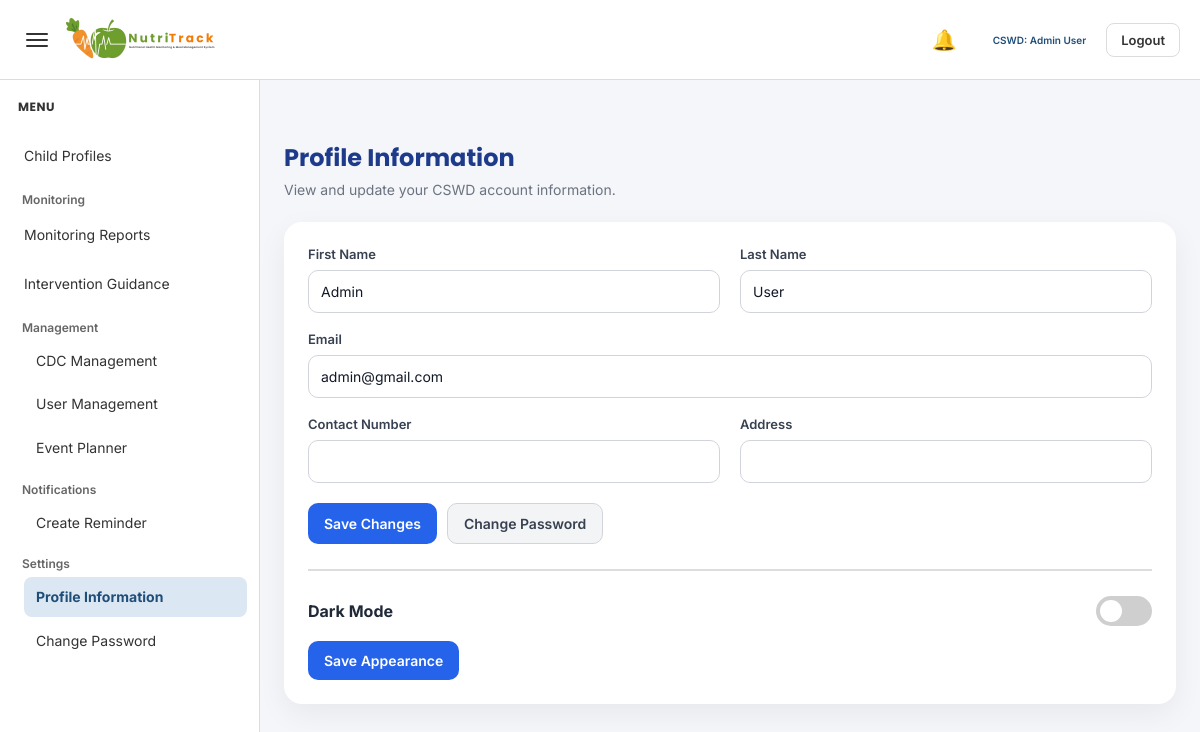
Screenshot of /admin/settings.php (signed in) with the database file from the repository.
### tables this page shows
CREATE TABLE `users` (
  `user_id` int(11) NOT NULL,
  `role_id` int(11) DEFAULT NULL,
  `first_name` varchar(100) DEFAULT NULL,
  `last_name` varchar(100) DEFAULT NULL,
  `email` varchar(100) DEFAULT NULL,
  `password` varchar(255) DEFAULT NULL,
  `contact_number` varchar(20) DEFAULT NULL,
  `address` text DEFAULT NULL,
  `created_at` timestamp NOT NULL DEFAULT current_timestamp(),
  `last_active` datetime DEFAULT NULL
);

### admin/settings.php (the view, shortened to what this page needs)
<?php
include '../config/database.php';
$user_id = $_SESSION['user_id'];
$stmt = $conn->prepare("SELECT first_name, last_name, email, contact_number, address FROM users WHERE user_id = ? LIMIT 1");
$stmt->bind_param("i", $user_id);
$stmt->execute();
$result = $stmt->get_result();
$user = $result->fetch_assoc();
?>
<!DOCTYPE html>
<html lang="en">
<head>
    <link rel="stylesheet" href="../assets/admin/admin-style.css">
    <link rel="stylesheet" href="../assets/admin/admin_settings.css">
</head>
<body class="<?php echo (isset($_SESSION['theme_mode']) && $_SESSION['theme_mode'] === 'dark') ? 'dark-mode' : ''; ?>">
<?php include '../includes/admin_sidebar.php'; ?>
<?php include '../includes/admin_topbar.php'; ?>
<div class="main-content" id="mainContent">
    <div class="page-header">
        <h1>Profile Information</h1>
        <p>View and update your CSWD account information.</p>
    </div>
    <div class="profile-card">
        <form method="POST">
            <div class="form-grid">
                <div class="form-group">
                    <label>First Name</label>
                    <input type="text" name="first_name" value="<?php echo htmlspecialchars($user['first_name']); ?>" required>
                </div>
                <div class="form-group">
                    <label>Last Name</label>
                    <input type="text" name="last_name" value="<?php echo htmlspecialchars($user['last_name']); ?>" required>
                </div>
                <div class="form-group full">
                    <label>Email</label>
                    <input type="email" name="email" value="<?php echo htmlspecialchars($user['email']); ?>" required>
                </div>
                <div class="form-group">
                    <label>Contact Number</label>
                    <input type="text" name="contact_number" value="<?php echo htmlspecialchars($user['contact_number'] ?? ''); ?>">
                </div>
                <div class="form-group">
                    <label>Address</label>
                    <input type="text" name="address" value="<?php echo htmlspecialchars($user['address'] ?? ''); ?>">
                </div>
            </div>
            <div class="form-actions">
                <button type="submit" name="update_profile" class="btn btn-primary">Save Changes</button>
                <a href="change_password.php" class="btn btn-light">Change Password</a>
            </div>
        </form>
        <hr style="margin:25px 0; border:1px solid #ddd;">
        <form method="POST">
            <div class="toggle-row">
                <strong>Dark Mode</strong>
                <label class="switch">
                    <span class="slider"></span>
                </label>
            </div>
            <button type="submit" name="save_theme" class="btn btn-primary">
                Save Appearance
            </button>
        </form>
    </div>
</div>
</body>
</html>

### assets/admin/admin-style.css (style rules this page uses)
* { box-sizing:border-box; margin:0; padding:0; }
:root { --page-bg:#eef0f3; --card-bg:#ffffff; --text-color:#333333; --muted-text:#666666; --border-color:#dcdcdc; --input-bg:#ffffff; --input-border:#cfcfcf; --readonly-bg:#f5f5f5; --hover-bg:#edf3f8; --active-bg:#dbe7f3; --accent:#1F4E79; --secondary:#2E7D32; --alert:#C0392B; --warning:#E67E22; --table-head:#f7f7f7; --blue-soft:#cfdff1; --green-soft:#dce6da; --red-soft:#eadcdc; --orange-soft:#f4e2d3; }
body { background:var(--page-bg); font-family:'Inter', sans-serif; color:var(--text-color); }
a { text-decoration:none; }
.main-content { margin-left:260px; padding:140px 24px 24px; transition:margin-left 0.25s ease; }
.page-header { margin-bottom:18px; }
.page-header h1 { font-family:'Poppins', sans-serif; font-size:24px; font-weight:700; color:var(--accent); margin-bottom:4px; }
.page-header p { font-size:14px; color:var(--muted-text); }

### assets/admin/admin_settings.css (style rules this page uses)
* { box-sizing:border-box; margin:0; padding:0; }
body { background:#f4f6f9; font-family:'Inter', sans-serif; color:#1f2937; }
.main-content { padding:140px 24px 24px; }
.page-header { margin-bottom:24px; }
.page-header h1 { font-family:'Poppins', sans-serif; font-size:24px; font-weight:700; color:#1e3a8a; margin-bottom:6px; }
.page-header p { font-size:14px; color:#6b7280; }
.profile-card { background:#ffffff; border-radius:18px; box-shadow:0 10px 30px rgba(15, 23, 42, 0.06); padding:24px; }
.form-grid { display:grid; grid-template-columns:1fr 1fr; gap:18px 20px; }
.form-group { display:flex; flex-direction:column; }
.form-group.full { grid-column:1 / -1; }
.form-group label { font-size:13px; font-weight:600; color:#374151; margin-bottom:8px; }
.form-group input { border:1px solid #d1d5db; border-radius:10px; padding:12px; font-size:14px; font-family:'Inter', sans-serif; background:#ffffff; color:#111827; }
.form-actions { margin-top:20px; display:flex; gap:10px; flex-wrap:wrap; }
.btn { display:inline-flex; align-items:center; justify-content:center; text-decoration:none; border:none; border-radius:10px; padding:11px 16px; font-size:14px; font-weight:600; font-family:'Inter', sans-serif; cursor:pointer; transition:0.2s ease; }
.btn-primary { background:#2563eb; color:#ffffff; }
.btn-light { background:#f3f4f6; color:#374151; border:1px solid #d1d5db; }

### admin/settings.php (style rules this page uses)
.switch { position:relative; display:inline-block; width:56px; height:30px; }
.slider { position:absolute; cursor:pointer; inset:0; background:#cfcfcf; transition:.3s; border-radius:30px; }
.slider:before { content:""; position:absolute; height:22px; width:22px; left:4px; top:4px; background:#fff; transition:.3s; border-radius:50%; }
.toggle-row { display:flex; justify-content:space-between; align-items:center; margin-bottom:15px; }

### rows the page displays
users: first_name "Admin", last_name "User", email "admin@gmail.com"

### other values shown
$admin_full_name "Admin User"
